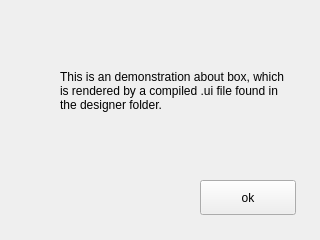
<?xml version="1.0" encoding="UTF-8"?>
<ui version="4.0">
 <class>Form</class>
 <widget class="QWidget" name="Form">
  <property name="geometry">
   <rect>
    <x>0</x>
    <y>0</y>
    <width>320</width>
    <height>240</height>
   </rect>
  </property>
  <property name="windowTitle">
   <string>Form</string>
  </property>
  <widget class="QLabel" name="lbl_text">
   <property name="geometry">
    <rect>
     <x>60</x>
     <y>40</y>
     <width>231</width>
     <height>101</height>
    </rect>
   </property>
   <property name="autoFillBackground">
    <bool>false</bool>
   </property>
   <property name="frameShape">
    <enum>QFrame::NoFrame</enum>
   </property>
   <property name="text">
    <string>This is an demonstration about box, which is rendered by a compiled .ui file found in the designer folder.</string>
   </property>
   <property name="wordWrap">
    <bool>true</bool>
   </property>
   <property name="indent">
    <number>-1</number>
   </property>
  </widget>
  <widget class="QPushButton" name="btn_ok">
   <property name="geometry">
    <rect>
     <x>200</x>
     <y>180</y>
     <width>96</width>
     <height>35</height>
    </rect>
   </property>
   <property name="text">
    <string>ok</string>
   </property>
  </widget>
 </widget>
 <resources/>
 <connections/>
</ui>
